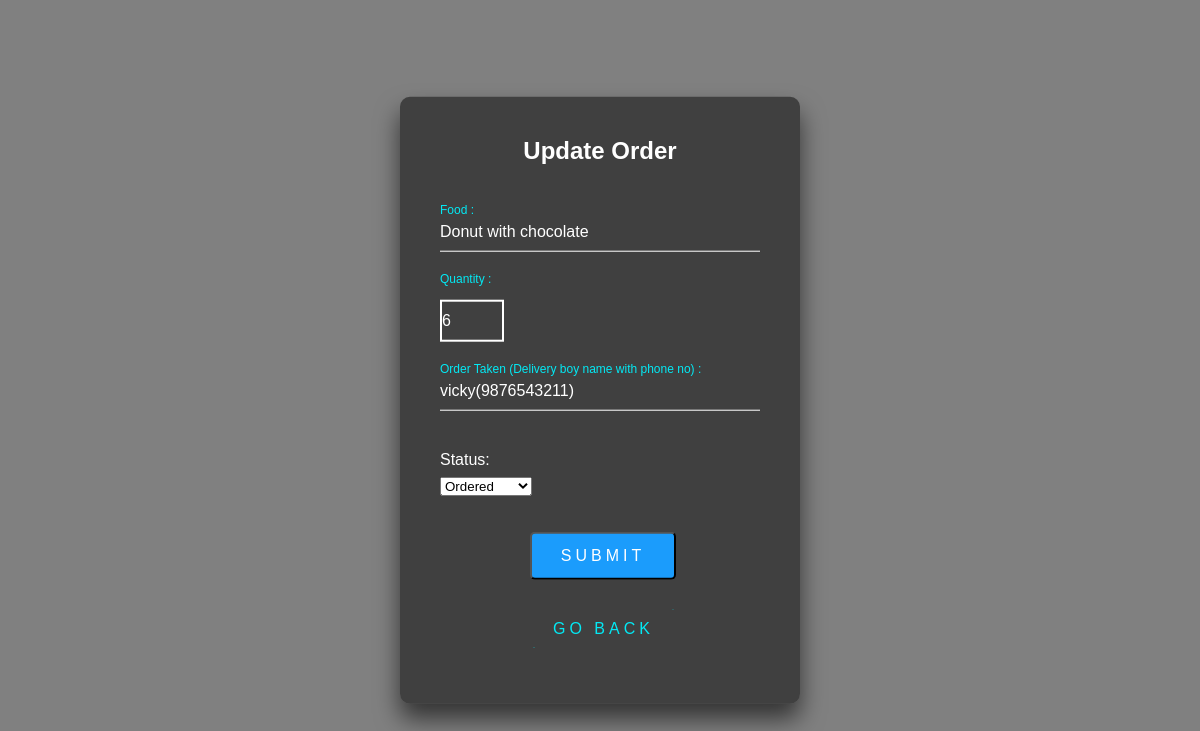
The app's page /Back-end/Restaurant-food/admin/update-order.php?id=26 (signed in) with its own data.
### tables this page shows
CREATE TABLE `basket_rest` (
  `id` int(10) UNSIGNED NOT NULL,
  `food` varchar(200) NOT NULL,
  `rest_name` varchar(255) NOT NULL,
  `rest_address` varchar(255) NOT NULL,
  `rest_district` varchar(255) NOT NULL,
  `rest_number` varchar(20) NOT NULL,
  `price` decimal(10,2) NOT NULL,
  `qty` int(11) NOT NULL,
  `total` decimal(10,2) NOT NULL,
  `order_date` datetime NOT NULL,
  `status` varchar(20) NOT NULL,
  `cust_name` varchar(200) NOT NULL,
  `cust_contact` varchar(20) NOT NULL,
  `cust_email` varchar(200) NOT NULL,
  `cust_address` varchar(200) NOT NULL,
  `is_pet` varchar(20) NOT NULL,
  `user_id` int(11) NOT NULL,
  `order_taken` varchar(255) NOT NULL
);

### Back-end/Restaurant-food/admin/update-order.php (the view, shortened to what this page needs)
<?php
      include('../../config/constants.php');
?>
<div class="login-box">
  <h2>Update Order</h2>
  <br>
  <?php
          if(isset($_GET['id']))
          {
          $id = $_GET['id'];
          $sql = "SELECT * FROM basket_rest WHERE id=$id";
          $res = mysqli_query($conn,$sql);
          if($res==true)
          {
            $count =mysqli_num_rows($res);
            if($count==1){
                $row = mysqli_fetch_assoc($res);
                $food = $row['food'];
                $qty=$row['qty'];
                $status=$row['status'];
                $order_taken=$row['order_taken'];
            }else{
              $_SESSION['no-category-found'] = "<div class='error'>No Order found    <strong>X</strong></div>";
                header('location:'.SITEURL.'Back-end/Restaurant-food/admin/manage-order.php');
            }
          }
        }
        else{
            header('location:'.SITEURL.'Back-end/Restaurant-food/admin/manage-order.php');
        }
       ?>
<form action="" method="post" >
  <div class="user-box">
  <input type="text" name="food" value="<?php echo $food?>">
    <label>Food :</label>
  </div>
  <div class="user-box ">
  <br>
    <input type="number" name="qty" class="input-responsive" value="<?php echo $qty;?>" required style="width:20%; border:2px solid white;"> <br>
    <label>Quantity :</label>
</div>
<div class="user-box">
  <input type="text" name="order_taken" value="<?php echo $order_taken?>">
    <label>Order Taken (Delivery boy name with phone no) :</label>
  </div>
<div class="user-box">
  <label>Status:</label>
  <br>
  <br>
  <select name="status">
  <option <?php if($status=="Ordered"){echo "selected";} ?> value="Ordered">Ordered</option>
</select>
  </div>
  <br>
<br>
  <button class="btn-primary1" type="submit" name="submit">SUBMIT</button>
  <a href="<?php echo SITEURL; ?>Back-end/Restaurant-food/admin/manage-order.php" style="margin-left:93px;">
    Go Back
  </a>
</form>
</div>

### Back-end/Restaurant-food/admin/update-order.php (style rules this page uses)
.btn-primary1 { background-color: #1B9CFC; padding: 4% 9%; border-radius:5px; color:rgb(255, 255, 255); font-weight: 500; font-size:16px; margin-left:90px; text-decoration: none; font-family: sans-serif; letter-spacing: 4px }
.login-box { position: absolute; top: 50%; left: 50%; width: 400px; padding: 40px; transform: translate(-50%, -50%); background: rgba(0,0,0,.5); box-sizing: border-box; box-shadow: 0 15px 25px rgba(0,0,0,.6); border-radius: 10px; }
.login-box h2 { margin: 0 0 30px; padding: 0; color: #fff; text-align: center; }
.login-box .user-box { position: relative; }
.login-box .user-box input { width: 100%; padding: 10px 0; font-size: 16px; color: #fff; margin-bottom: 30px; border: none; border-bottom: 1px solid #fff; outline: none; background: transparent; }
.login-box .user-box label { position: absolute; top:0; left: 0; padding: 10px 0; font-size: 16px; color: #fff; pointer-events: none; transition: .5s; }
.login-box .user-box input:focus ~ label, .login-box .user-box input:valid ~ label { top: -20px; left: 0; color: #03e9f4; font-size: 12px; }
.login-box form a { position: relative; display: inline-block; padding: 10px 20px; color: #03e9f4; font-size: 16px; text-decoration: none; text-transform: uppercase; overflow: hidden; margin-top: 30px; transition: .5s; letter-spacing: 4px }

### records on screen
basket_rest: food "Donut with chocolate", qty "6", order_taken "vicky(9876543211)"
